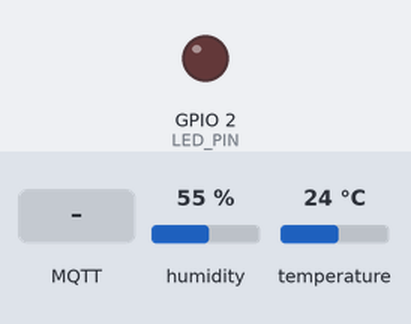
A sketch run on a simulated ESP32. On the bench: output pins drawn as LEDs (lit = HIGH). The inputs (shaded band) are chosen by the test bench; at power-on: humidity 55 %, temperature 24 °C. WiFi joins after 1.5 s; servers stay silent unless stated; the local clock reads 2024-03-15 10:24:30 at power-on unless the sketch sets it; random numbers use the default seed unless the sketch sets one; no MQTT or app messages arrive unless stated; what the sketch prints to the serial monitor is not drawn.

Above: at 2.7 s.
2.8 s: MQTT message "ON" arrives on the first subscribed topic
At 4.0 s:
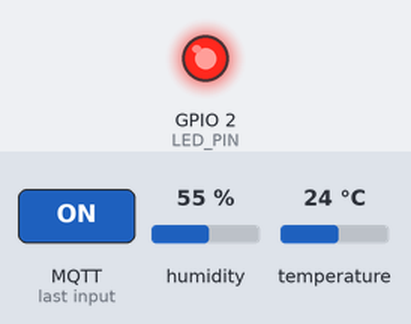
4.3 s: MQTT message "OFF" arrives on the first subscribed topic
At 5.4 s:
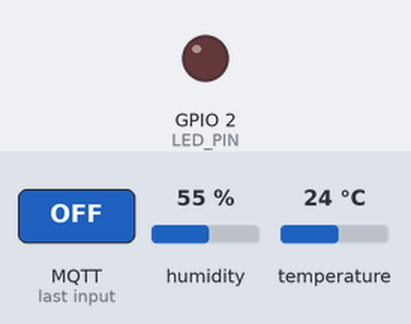
5.8 s: MQTT message "on" arrives on the first subscribed topic
At 6.5 s:
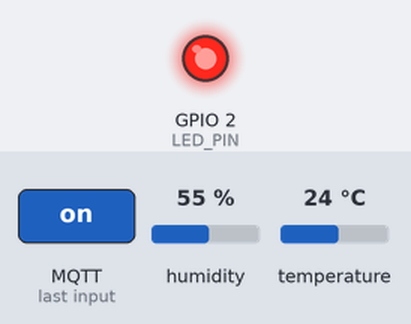
7.3 s: MQTT message "off" arrives on the first subscribed topic
At 7.6 s:
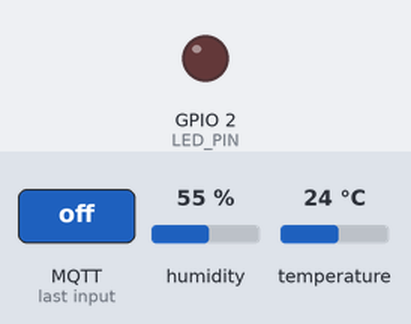
Timing chart, 0 to 9.8 s (numbered marks = the images above; inputs shaded):
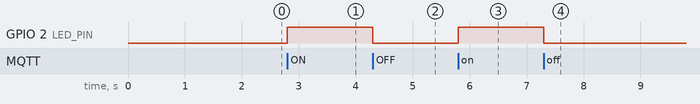

Measured:
- after the input at 2.8 s, GPIO 2 (LED_PIN): LOW → HIGH at once
- after the input at 4.3 s, GPIO 2 (LED_PIN): HIGH → LOW at once
- after the input at 5.8 s, GPIO 2 (LED_PIN): LOW → HIGH at once
- after the input at 7.3 s, GPIO 2 (LED_PIN): HIGH → LOW at once

The sketch:

sketch.ino
```cpp
//
// Cliente ESP32 que se conectará a broker HiveMQ
//
// Author: Antonio Alejandro Saenz Camero
// Afiliación: Universidad Nacional de Ingeniería (UNI)
// Curso: Internet de las Cosas (CBS37)
//

// Librerias
#include <WiFi.h>
#include <WiFiClientSecure.h>
#include <PubSubClient.h>
#include "DHT.h"

// Pines (segun tu diagrama de Wokwi)
#define DHT_PIN  15
#define DHT_TYPE DHT22
#define LED_PIN  2

// Configuracion WiFi
const char* WIFI_SSID = "Wokwi-GUEST";
const char* WIFI_PASS = "";

// MQTT Broker (HiveMQ public broker, TLS, no authentication)
const char* MQTT_HOST = "broker.hivemq.com";
const int   MQTT_PORT = 8883;

// Prefijo unico: el broker es publico. Debe ser IGUAL en el cliente Python.
// Los temas distinguen mayusculas y minusculas: "casa/LED" no es "casa/led".
const String TOPIC_PREFIX = "antonio-saenz/";
const String TOPIC_TEMP   = TOPIC_PREFIX + "casa/temperatura";  // ESP32 -> broker
const String TOPIC_LED    = TOPIC_PREFIX + "casa/LED";          // broker -> ESP32 (ON / OFF)

// CA certificado: Amazon Root CA 1
const char* CA_CERT = R"EOF(
-----BEGIN CERTIFICATE-----
MIIDQTCCAimgAwIBAgITBmyfz5m/jAo54vB4ikPmljZbyjANBgkqhkiG9w0BAQsF
ADA5MQswCQYDVQQGEwJVUzEPMA0GA1UEChMGQW1hem9uMRkwFwYDVQQDExBBbWF6
b24gUm9vdCBDQSAxMB4XDTE1MDUyNjAwMDAwMFoXDTM4MDExNzAwMDAwMFowOTEL
MAkGA1UEBhMCVVMxDzANBgNVBAoTBkFtYXpvbjEZMBcGA1UEAxMQQW1hem9uIFJv
b3QgQ0EgMTCCASIwDQYJKoZIhvcNAQEBBQADggEPADCCAQoCggEBALJ4gHHKeNXj
ca9HgFB0fW7Y14h29Jlo91ghYPl0hAEvrAIthtOgQ3pOsqTQNroBvo3bSMgHFzZM
9O6II8c+6zf1tRn4SWiw3te5djgdYZ6k/oI2peVKVuRF4fn9tBb6dNqcmzU5L/qw
IFAGbHrQgLKm+a/sRxmPUDgH3KKHOVj4utWp+UhnMJbulHheb4mjUcAwhmahRWa6
VOujw5H5SNz/0egwLX0tdHA114gk957EWW67c4cX8jJGKLhD+rcdqsq08p8kDi1L
93FcXmn/6pUCyziKrlA4b9v7LWIbxcceVOF34GfID5yHI9Y/QCB/IIDEgEw+OyQm
jgSubJrIqg0CAwEAAaNCMEAwDwYDVR0TAQH/BAUwAwEB/zAOBgNVHQ8BAf8EBAMC
AYYwHQYDVR0OBBYEFIQYzIU07LwMlJQuCFmcx7IQTgoIMA0GCSqGSIb3DQEBCwUA
A4IBAQCY8jdaQZChGsV2USggNiMOruYou6r4lK5IpDB/G/wkjUu0yKGX9rbxenDI
U5PMCCjjmCXPI6T53iHTfIUJrU6adTrCC2qJeHZERxhlbI1Bjjt/msv0tadQ1wUs
N+gDS63pYaACbvXy8MWy7Vu33PqUXHeeE6V/Uq2V8viTO96LXFvKWlJbYK8U90vv
o/ufQJVtMVT8QtPHRh8jrdkPSHCa2XV4cdFyQzR1bldZwgJcJmApzyMZFo6IQ6XU
5MsI+yMRQ+hDKXJioaldXgjUkK642M4UwtBV8ob2xJNDd2ZhwLnoQdeXeGADbkpy
rqXRfboQnoZsG4q5WTP468SQvvG5
-----END CERTIFICATE-----
)EOF";

WiFiClientSecure secureClient;
PubSubClient mqtt(secureClient);
DHT dht(DHT_PIN, DHT_TYPE);

unsigned long lastPublish = 0;
const unsigned long PUBLISH_EVERY_MS = 5000;   // 5 segundos

void connectWiFi() {
  WiFi.begin(WIFI_SSID, WIFI_PASS, 6);
  while (WiFi.status() != WL_CONNECTED) {
    delay(500);
    Serial.print(".");
  }
  Serial.println("\nWiFi connected");
}

// TLS needs the correct date/time to validate the certificate
void syncTime() {
  configTime(0, 0, "pool.ntp.org", "time.nist.gov");
  while (time(nullptr) < 1700000000) {
    delay(300);
    Serial.print("*");
  }
  Serial.println("\nTime synced");
}

// Se ejecuta cuando llega un mensaje a un tema al que estamos suscritos
void onMessage(char* topic, byte* payload, unsigned int length) {
  String msg;
  for (unsigned int i = 0; i < length; i++) msg += (char)payload[i];
  msg.trim();
  msg.toUpperCase();
  Serial.printf("Comando recibido en %s: %s\n", topic, msg.c_str());

  if (String(topic) == TOPIC_LED) {
    if (msg == "ON") {
      digitalWrite(LED_PIN, HIGH);
      Serial.println("LED -> ENCENDIDO");
    } else if (msg == "OFF") {
      digitalWrite(LED_PIN, LOW);
      Serial.println("LED -> APAGADO");
    } else {
      Serial.println("Comando no reconocido (usa ON u OFF)");
    }
  }
}

void connectMQTT() {
  while (!mqtt.connected()) {
    Serial.print("Connecting to MQTT...");
    String clientId = "esp32-" + String(random(0xffff), HEX);
    if (mqtt.connect(clientId.c_str())) {   // no user/password on this broker
      Serial.println("connected");
      mqtt.subscribe(TOPIC_LED.c_str());    // volver a suscribirse en cada reconexion
      Serial.printf("Suscrito a %s\n", TOPIC_LED.c_str());
    } else {
      char tlsErr[100];
      int tlsCode = secureClient.lastError(tlsErr, sizeof(tlsErr));
      Serial.printf("failed, rc=%d, tls=%d (%s). Retrying in 5s\n",
                    mqtt.state(), tlsCode, tlsErr);
      delay(5000);
    }
  }
}

void setup() {
  Serial.begin(115200);
  pinMode(LED_PIN, OUTPUT);
  digitalWrite(LED_PIN, LOW);
  dht.begin();

  connectWiFi();
  syncTime();

  secureClient.setCACert(CA_CERT);
  mqtt.setServer(MQTT_HOST, MQTT_PORT);
  mqtt.setCallback(onMessage);
}

void loop() {
  if (!mqtt.connected()) connectMQTT();
  mqtt.loop();

  if (millis() - lastPublish >= PUBLISH_EVERY_MS) {
    lastPublish = millis();

    float t = dht.readTemperature();
    float h = dht.readHumidity();
    if (isnan(t) || isnan(h)) {
      Serial.println("DHT22 read failed");
      return;
    }

    // Mensaje en formato JSON (temperatura en C, humedad relativa en %)
    char payload[96];
    snprintf(payload, sizeof(payload),
             "{\"temperatura\":%.1f,\"humedad\":%.1f,\"unidad\":\"C\"}", t, h);

    bool ok = mqtt.publish(TOPIC_TEMP.c_str(), payload);
    Serial.printf("Publish %s -> %s [%s]\n",
                  TOPIC_TEMP.c_str(), payload, ok ? "OK" : "FAILED");
  }
}
```
